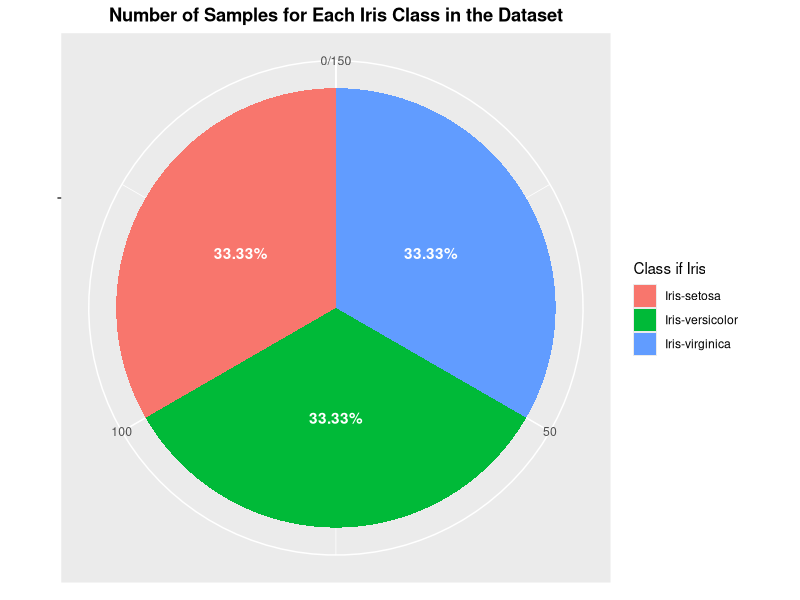

This figure's R source:
if(!require(ggplot2)){
    install.packages("ggplot2")
    library(ggplot2)
}

iris <- read.csv("../../data/iris.csv", fileEncoding='UTF-8-BOM')
iris_class <- as.data.frame(table(iris$Class))
names(iris_class) <- c('label', 'count')

# Create Pie Chart
pie <- ggplot(iris_class,
            aes(x = "",
            y = count,
            fill = label)) +
            geom_bar(stat='identity') +     # First create a stacked bar plot; stat='identity' is a must
            coord_polar("y")                # Then turn the plot into a circle by axis y

# Anotate the share Ratio
count <- iris_class$count
share <- count / sum(count) * 100
for(i in 1:nrow(iris_class)){
    pie <- pie + annotate("text",
                        x = 1, 
                        y = cumsum(count)[i]-0.5*count[i],
                        label = sprintf("%.2f%%", share[i]), 
                        colour = "white",
                        fontface= "bold") 
} 

# Set labels
pie <- pie + 
    labs(fill = "Class if Iris") +
    labs(x = NULL) +
    labs(y = NULL)

# Set Title
pie <- pie + 
    ggtitle("Number of Samples for Each Iris Class in the Dataset") +
    theme(plot.title = element_text(face="bold", hjust=0.5))

# Show the Figure
pie

   

